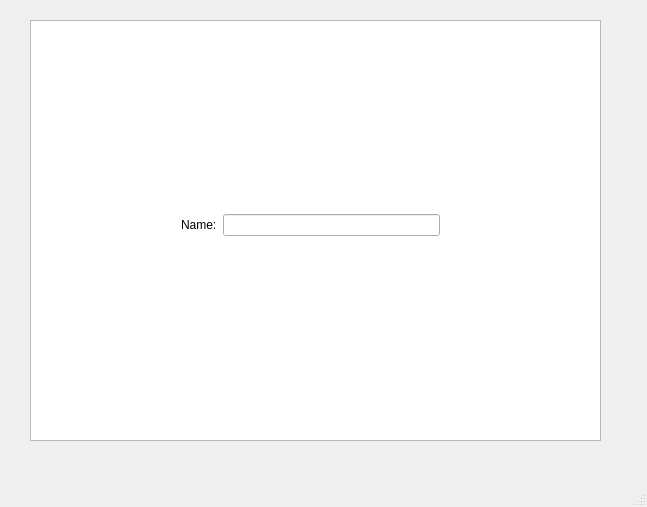
<?xml version="1.0" encoding="UTF-8"?>
<ui version="4.0">
 <class>NetworkLabb4Class</class>
 <widget class="QMainWindow" name="NetworkLabb4Class">
  <property name="geometry">
   <rect>
    <x>0</x>
    <y>0</y>
    <width>647</width>
    <height>507</height>
   </rect>
  </property>
  <property name="windowTitle">
   <string>NetworkLabb4</string>
  </property>
  <widget class="QWidget" name="centralWidget">
   <widget class="QGraphicsView" name="graphicsView">
    <property name="geometry">
     <rect>
      <x>30</x>
      <y>20</y>
      <width>571</width>
      <height>421</height>
     </rect>
    </property>
    <property name="verticalScrollBarPolicy">
     <enum>Qt::ScrollBarAlwaysOff</enum>
    </property>
    <property name="horizontalScrollBarPolicy">
     <enum>Qt::ScrollBarAlwaysOff</enum>
    </property>
    <property name="sizeAdjustPolicy">
     <enum>QAbstractScrollArea::AdjustToContentsOnFirstShow</enum>
    </property>
    <property name="transformationAnchor">
     <enum>QGraphicsView::AnchorViewCenter</enum>
    </property>
   </widget>
   <widget class="QWidget" name="gridLayoutWidget">
    <property name="geometry">
     <rect>
      <x>170</x>
      <y>200</y>
      <width>281</width>
      <height>51</height>
     </rect>
    </property>
    <layout class="QGridLayout" name="gridLayout">
     <item row="0" column="1">
      <widget class="QLineEdit" name="lineEdit"/>
     </item>
     <item row="0" column="0">
      <widget class="QLabel" name="label">
       <property name="text">
        <string>Name:</string>
       </property>
      </widget>
     </item>
    </layout>
   </widget>
  </widget>
  <widget class="QMenuBar" name="menuBar">
   <property name="geometry">
    <rect>
     <x>0</x>
     <y>0</y>
     <width>647</width>
     <height>21</height>
    </rect>
   </property>
  </widget>
  <widget class="QStatusBar" name="statusBar"/>
 </widget>
 <layoutdefault spacing="6" margin="11"/>
 <resources>
  <include location="networklabb4.qrc"/>
 </resources>
 <connections/>
</ui>
